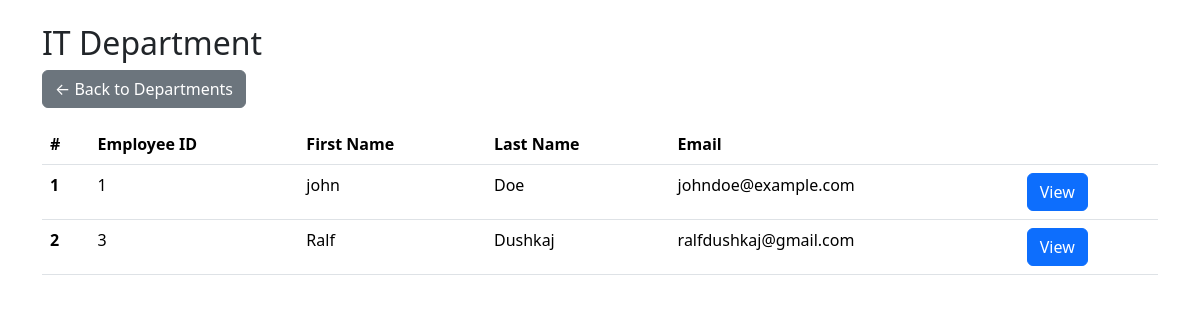
The app's page /department/2/employees/ with its own data.
### hr_app/models.py (models this page shows, shortened)
class Department(models.Model):
    name = models.CharField(max_length=100, unique=True)

class Employee(models.Model):
    first_name = models.CharField(max_length=50)
    last_name = models.CharField(max_length=50)
    email = models.EmailField(unique=True)
    phone = models.CharField(max_length=20, blank=True, null=True)
    date_of_birth = models.DateField()
    gender = models.CharField(max_length=10, choices=[('Male','Male'), ('Female','Female'), ('Other','Other')])
    department = models.ForeignKey('Department', on_delete=models.SET_NULL, null=True)
    position = models.CharField(max_length=50)
    salary = models.DecimalField(max_digits=10, decimal_places=2, null=True)
    hire_date = models.DateField(auto_now_add=True)
    created_at = models.DateTimeField(auto_now_add=True)
    updated_at = models.DateTimeField(auto_now=True)
    photo = models.ImageField(upload_to='employee/', blank=True, null=True)
    id_card = models.FileField(upload_to='employee/', blank=True, null=True)
    full_time = models.BooleanField(default=True)
    WORK_TYPE_CHOICES = [
        ('Remote', 'Remote'),
        ('Onsite', 'Onsite'),
    ]
    work_type = models.CharField(max_length=10, choices=WORK_TYPE_CHOICES, blank=True, null=True)
    STATUS_CHOICES = [
        ('Active', 'Active'),
        ('On Leave', 'On Leave'),
    ]
    work_status = models.CharField(max_length=10, choices=STATUS_CHOICES, default='Active')

### hr_app/views.py (the view)
# urls.py: path('department/<int:dept_id>/employees/', views.employee_by_department, name='employee_by_department'),
def employee_by_department(request, dept_id):
    department = get_object_or_404(Department, pk=dept_id)
    employees = Employee.objects.filter(department=department)
    return render(request, 'employeeList.html', {'department': department, 'employees': employees})

### hr_app/templates/employeeList.html (shortened to what this page needs)
{% load static %}
<!DOCTYPE html>
<html lang="en">
<head>
  <link rel="stylesheet" href="{% static 'css/bootstrap.min.css' %}">
  <link rel="stylesheet" href="{% static 'css/departments.css' %}">
</head>
<body>
    <div class="container mt-4">
    <h2>{{ department.name }} Department</h2>
    <a href="{% url 'departments' %}" class="btn btn-secondary mb-3">
        ← Back to Departments
    </a>
   <table class="table">
    <thead>
        <tr>
        <th scope="col">#</th>
        <th scope="col">Employee ID</th>
        <th scope="col">First Name</th>
        <th scope="col">Last Name</th>
        <th scope="col">Email</th>
        <th scope="col"></th>
        </tr>
    </thead>
    <tbody>
        {% for employee in employees %}
        <tr>
        <th scope="row">{{ forloop.counter }}</th>
        <td>{{ employee.id }}</td>
        <td>{{ employee.first_name }}</td>
        <td>{{ employee.last_name }}</td>
        <td>{{ employee.email }}</td>
        <td><a href="#" class="btn btn-primary">View</a></td>
        </tr>
         {% endfor %}
    </tbody>
    </table>
</body>
</html>

### records on screen
Department: name "IT"
Employee: id "1", first_name "john", last_name "Doe", email "johndoe@example.com"
Employee: id "3", first_name "Ralf", last_name "Dushkaj", email "ralfdushkaj@gmail.com"
